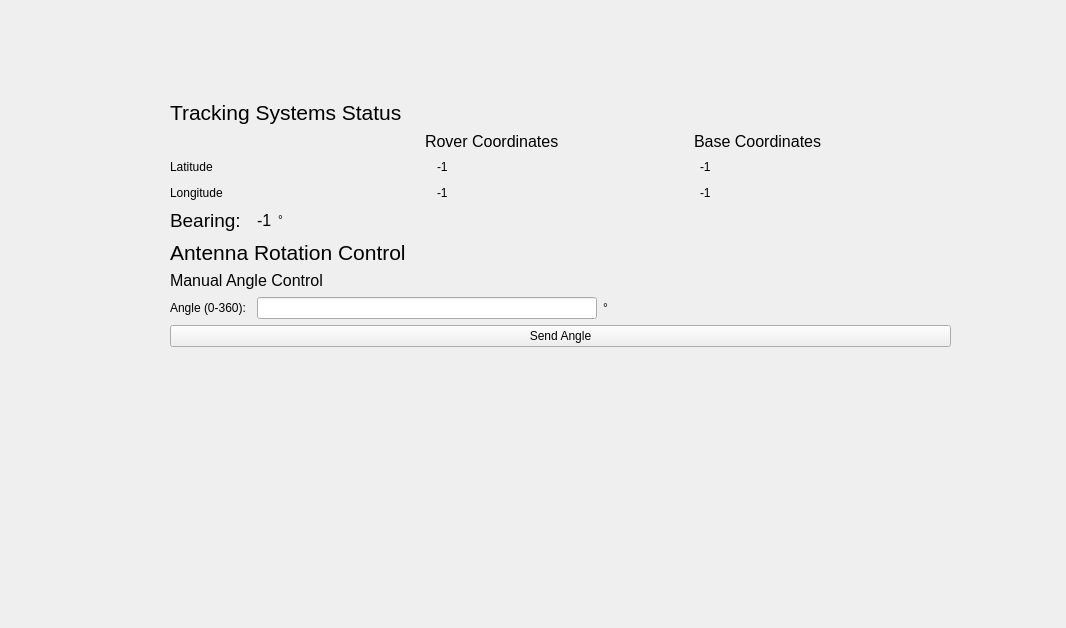
<?xml version="1.0" encoding="UTF-8"?>
<ui version="4.0">
 <class>Form</class>
 <widget class="QWidget" name="Form">
  <property name="geometry">
   <rect>
    <x>0</x>
    <y>0</y>
    <width>1066</width>
    <height>628</height>
   </rect>
  </property>
  <property name="windowTitle">
   <string>Form</string>
  </property>
  <widget class="QWidget" name="gridLayoutWidget">
   <property name="geometry">
    <rect>
     <x>170</x>
     <y>100</y>
     <width>781</width>
     <height>291</height>
    </rect>
   </property>
   <layout class="QGridLayout" name="gridLayout">
    <item row="1" column="0">
     <layout class="QHBoxLayout" name="horizontalLayout">
      <item>
       <spacer name="horizontalSpacer_3">
        <property name="orientation">
         <enum>Qt::Horizontal</enum>
        </property>
        <property name="sizeType">
         <enum>QSizePolicy::Fixed</enum>
        </property>
        <property name="sizeHint" stdset="0">
         <size>
          <width>255</width>
          <height>20</height>
         </size>
        </property>
       </spacer>
      </item>
      <item>
       <widget class="QLabel" name="label_2">
        <property name="font">
         <font>
          <pointsize>12</pointsize>
         </font>
        </property>
        <property name="text">
         <string>Rover Coordinates</string>
        </property>
       </widget>
      </item>
      <item>
       <spacer name="horizontalSpacer_5">
        <property name="orientation">
         <enum>Qt::Horizontal</enum>
        </property>
        <property name="sizeType">
         <enum>QSizePolicy::Fixed</enum>
        </property>
        <property name="sizeHint" stdset="0">
         <size>
          <width>5</width>
          <height>20</height>
         </size>
        </property>
       </spacer>
      </item>
      <item>
       <widget class="QLabel" name="label_3">
        <property name="font">
         <font>
          <pointsize>12</pointsize>
         </font>
        </property>
        <property name="text">
         <string>Base Coordinates</string>
        </property>
       </widget>
      </item>
     </layout>
    </item>
    <item row="9" column="0">
     <spacer name="verticalSpacer">
      <property name="orientation">
       <enum>Qt::Vertical</enum>
      </property>
      <property name="sizeHint" stdset="0">
       <size>
        <width>20</width>
        <height>40</height>
       </size>
      </property>
     </spacer>
    </item>
    <item row="3" column="0">
     <layout class="QGridLayout" name="gridLayout_6">
      <item row="0" column="2">
       <widget class="QLabel" name="label_11">
        <property name="font">
         <font>
          <pointsize>12</pointsize>
         </font>
        </property>
        <property name="text">
         <string>-1</string>
        </property>
       </widget>
      </item>
      <item row="0" column="0">
       <widget class="QLabel" name="label_10">
        <property name="font">
         <font>
          <pointsize>14</pointsize>
         </font>
        </property>
        <property name="text">
         <string>Bearing: </string>
        </property>
       </widget>
      </item>
      <item row="0" column="4">
       <spacer name="horizontalSpacer_8">
        <property name="orientation">
         <enum>Qt::Horizontal</enum>
        </property>
        <property name="sizeType">
         <enum>QSizePolicy::Expanding</enum>
        </property>
        <property name="sizeHint" stdset="0">
         <size>
          <width>40</width>
          <height>20</height>
         </size>
        </property>
       </spacer>
      </item>
      <item row="0" column="1">
       <spacer name="horizontalSpacer_7">
        <property name="orientation">
         <enum>Qt::Horizontal</enum>
        </property>
        <property name="sizeType">
         <enum>QSizePolicy::Fixed</enum>
        </property>
        <property name="sizeHint" stdset="0">
         <size>
          <width>5</width>
          <height>20</height>
         </size>
        </property>
       </spacer>
      </item>
      <item row="0" column="3">
       <widget class="QLabel" name="label_16">
        <property name="text">
         <string>&lt;html&gt;&lt;head/&gt;&lt;body&gt;&lt;p&gt;&lt;span&gt;&amp;#176;&lt;/span&gt; &lt;/p&gt;&lt;/body&gt;&lt;/html&gt;</string>
        </property>
       </widget>
      </item>
     </layout>
    </item>
    <item row="8" column="0">
     <widget class="QPushButton" name="pushButton">
      <property name="text">
       <string>Send Angle</string>
      </property>
     </widget>
    </item>
    <item row="6" column="0">
     <layout class="QVBoxLayout" name="verticalLayout_2">
      <item>
       <widget class="QLabel" name="label_13">
        <property name="font">
         <font>
          <pointsize>12</pointsize>
         </font>
        </property>
        <property name="text">
         <string>Manual Angle Control</string>
        </property>
       </widget>
      </item>
      <item>
       <spacer name="verticalSpacer_3">
        <property name="orientation">
         <enum>Qt::Vertical</enum>
        </property>
        <property name="sizeType">
         <enum>QSizePolicy::Fixed</enum>
        </property>
        <property name="sizeHint" stdset="0">
         <size>
          <width>20</width>
          <height>1</height>
         </size>
        </property>
       </spacer>
      </item>
     </layout>
    </item>
    <item row="2" column="0">
     <layout class="QGridLayout" name="gridLayout_4">
      <item row="1" column="0">
       <layout class="QHBoxLayout" name="horizontalLayout_5">
        <item>
         <widget class="QLabel" name="label_7">
          <property name="text">
           <string>Longitude</string>
          </property>
         </widget>
        </item>
        <item>
         <spacer name="horizontalSpacer_2">
          <property name="orientation">
           <enum>Qt::Horizontal</enum>
          </property>
          <property name="sizeType">
           <enum>QSizePolicy::Fixed</enum>
          </property>
          <property name="sizeHint" stdset="0">
           <size>
            <width>10</width>
            <height>20</height>
           </size>
          </property>
         </spacer>
        </item>
        <item>
         <widget class="QLabel" name="label_9">
          <property name="text">
           <string>&lt;html&gt;&lt;head/&gt;&lt;body&gt;&lt;p&gt;-1&lt;/p&gt;&lt;/body&gt;&lt;/html&gt;</string>
          </property>
         </widget>
        </item>
        <item>
         <spacer name="horizontalSpacer_6">
          <property name="orientation">
           <enum>Qt::Horizontal</enum>
          </property>
          <property name="sizeType">
           <enum>QSizePolicy::Fixed</enum>
          </property>
          <property name="sizeHint" stdset="0">
           <size>
            <width>5</width>
            <height>20</height>
           </size>
          </property>
         </spacer>
        </item>
        <item>
         <widget class="QLabel" name="label_8">
          <property name="text">
           <string>&lt;html&gt;&lt;head/&gt;&lt;body&gt;&lt;p&gt;-1&lt;/p&gt;&lt;/body&gt;&lt;/html&gt;</string>
          </property>
         </widget>
        </item>
       </layout>
      </item>
      <item row="0" column="0">
       <layout class="QHBoxLayout" name="horizontalLayout_4">
        <item>
         <widget class="QLabel" name="label_4">
          <property name="text">
           <string>Latitude</string>
          </property>
         </widget>
        </item>
        <item>
         <spacer name="horizontalSpacer">
          <property name="orientation">
           <enum>Qt::Horizontal</enum>
          </property>
          <property name="sizeType">
           <enum>QSizePolicy::Fixed</enum>
          </property>
          <property name="sizeHint" stdset="0">
           <size>
            <width>10</width>
            <height>20</height>
           </size>
          </property>
         </spacer>
        </item>
        <item>
         <widget class="QLabel" name="label_6">
          <property name="text">
           <string>&lt;html&gt;&lt;head/&gt;&lt;body&gt;&lt;p&gt;-1&lt;/p&gt;&lt;/body&gt;&lt;/html&gt;</string>
          </property>
          <property name="scaledContents">
           <bool>false</bool>
          </property>
         </widget>
        </item>
        <item>
         <spacer name="horizontalSpacer_4">
          <property name="orientation">
           <enum>Qt::Horizontal</enum>
          </property>
          <property name="sizeType">
           <enum>QSizePolicy::Fixed</enum>
          </property>
          <property name="sizeHint" stdset="0">
           <size>
            <width>5</width>
            <height>20</height>
           </size>
          </property>
         </spacer>
        </item>
        <item>
         <widget class="QLabel" name="label_5">
          <property name="text">
           <string>&lt;html&gt;&lt;head/&gt;&lt;body&gt;&lt;p&gt;-1&lt;/p&gt;&lt;/body&gt;&lt;/html&gt;</string>
          </property>
         </widget>
        </item>
       </layout>
      </item>
     </layout>
    </item>
    <item row="4" column="0">
     <spacer name="verticalSpacer_2">
      <property name="orientation">
       <enum>Qt::Vertical</enum>
      </property>
      <property name="sizeType">
       <enum>QSizePolicy::Fixed</enum>
      </property>
      <property name="sizeHint" stdset="0">
       <size>
        <width>20</width>
        <height>2</height>
       </size>
      </property>
     </spacer>
    </item>
    <item row="5" column="0">
     <widget class="QLabel" name="label_12">
      <property name="font">
       <font>
        <pointsize>16</pointsize>
       </font>
      </property>
      <property name="text">
       <string>Antenna Rotation Control</string>
      </property>
     </widget>
    </item>
    <item row="7" column="0">
     <layout class="QGridLayout" name="gridLayout_8">
      <item row="0" column="2">
       <widget class="QLineEdit" name="lineEdit"/>
      </item>
      <item row="0" column="1">
       <spacer name="horizontalSpacer_9">
        <property name="orientation">
         <enum>Qt::Horizontal</enum>
        </property>
        <property name="sizeType">
         <enum>QSizePolicy::Fixed</enum>
        </property>
        <property name="sizeHint" stdset="0">
         <size>
          <width>5</width>
          <height>20</height>
         </size>
        </property>
       </spacer>
      </item>
      <item row="0" column="0">
       <widget class="QLabel" name="label_14">
        <property name="text">
         <string>Angle (0-360):</string>
        </property>
       </widget>
      </item>
      <item row="0" column="4">
       <spacer name="horizontalSpacer_10">
        <property name="orientation">
         <enum>Qt::Horizontal</enum>
        </property>
        <property name="sizeType">
         <enum>QSizePolicy::Expanding</enum>
        </property>
        <property name="sizeHint" stdset="0">
         <size>
          <width>40</width>
          <height>20</height>
         </size>
        </property>
       </spacer>
      </item>
      <item row="0" column="3">
       <widget class="QLabel" name="label_17">
        <property name="text">
         <string>&lt;html&gt;&lt;head/&gt;&lt;body&gt;&lt;p&gt;&lt;span&gt;&amp;#176;&lt;/span&gt; &lt;/p&gt;&lt;/body&gt;&lt;/html&gt;</string>
        </property>
       </widget>
      </item>
     </layout>
    </item>
    <item row="0" column="0">
     <widget class="QLabel" name="label">
      <property name="font">
       <font>
        <pointsize>16</pointsize>
       </font>
      </property>
      <property name="text">
       <string>Tracking Systems Status</string>
      </property>
     </widget>
    </item>
   </layout>
  </widget>
 </widget>
 <resources/>
 <connections/>
</ui>
